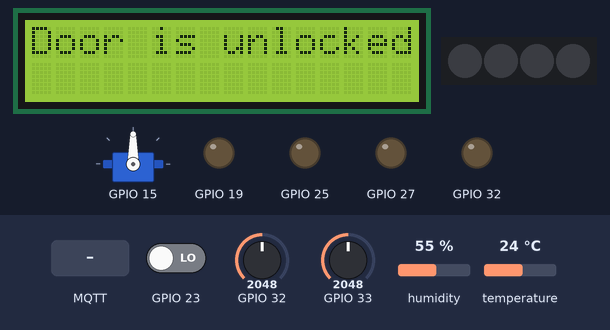
A program run on a simulated ESP32. On the bench: servo, 16×2 character LCD, 4 RGB LEDs in strip order, left to right, output pins drawn as LEDs (lit = HIGH). The inputs (shaded band) are chosen by the test bench; at power-on: GPIO 33 = 2048, GPIO 23 LOW, GPIO 32 = 2048, humidity 55 %, temperature 24 °C. The local clock reads 2024-03-15 10:24:30 at power-on unless the program sets it; random numbers use the default seed unless the program sets one; no MQTT or app messages arrive unless stated; what the program prints to the serial monitor is not drawn.

Above: at 1.86 s.
At 3.0 s:
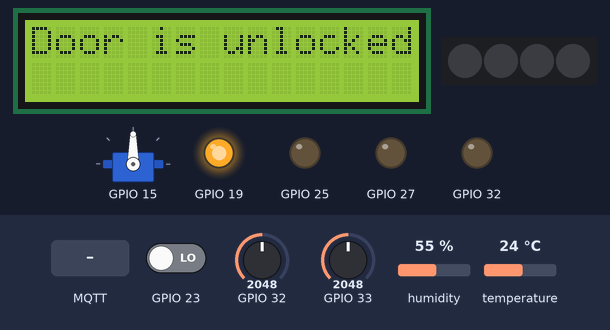
3.1 s: GPIO 33 set to 1228
15.1 s: MQTT message "1" arrives on the first subscribed topic
Timing chart, 0 to 18.1 s (numbered marks = the images above; inputs shaded):
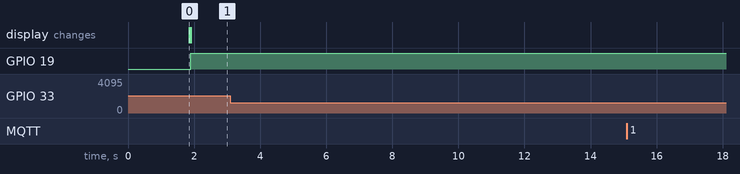

The program:

main.cpp
```cpp
#include <Arduino.h>
#include "global.h"
#include "MQTT.h"
#include "tasks.h"
#include "sensors.h"


void setup() {
  Serial.begin(115200);
  connectWifi();
  configTime(gmtOffset_sec, daylightOffset_sec, ntpServer);
  if (!getLocalTime(&currentTime)) {
    Serial.println("Failed to obtain time");
  }
  setupMQTT();
  pinSetup();
  setUpMQ2();
  // Initialize I2C
  Serial.println("I2C initialized");

  lcd.init();
  lcd.backlight();
  doorDevice.LCD_display();
  Serial.println("current time: " + String(currentTime.tm_hour) + ":" + String(currentTime.tm_min));
  doorQueue = xQueueCreate(10, sizeof(EventData));
  ledQueue = xQueueCreate(10, sizeof(EventData));
  fanQueue = xQueueCreate(10, sizeof(EventData));
  buzzerQueue = xQueueCreate(10, sizeof(EventData));
  QueueHandle_t queues[] = {fanQueue,ledQueue, doorQueue, buzzerQueue};
  queueMappings[0] = {&fanDevice, fanQueue, xSemaphoreCreateMutex()};
  queueMappings[1] = {&ledDevice, ledQueue, xSemaphoreCreateMutex()};
  queueMappings[2] = {&doorDevice, doorQueue, xSemaphoreCreateMutex()};
  queueMappings[3] = {&buzzerDevice, buzzerQueue, xSemaphoreCreateMutex()};
    // Kiểm tra xem hàng đợi và mutex có được khởi tạo thành công không
  for (int i = 0; i < DEVICECOUNT; i++) {
      if (queueMappings[i].queue == NULL || queueMappings[i].mutex == NULL) {
          Serial.printf("Failed to create queue or mutex for device[%d]\n", i);
          while (true); // Dừng chương trình nếu không thể tạo hàng đợi hoặc mutex
      }
  }
  publishQueue = xQueueCreate(20, sizeof(PublishData));
  if (publishQueue == NULL) {
    Serial.println("Failed to create publish queue");
  }
  xTaskCreate(deviceTask, "DoorTask", 2048, &queueMappings[DOORQUEUE], 1, NULL);
  xTaskCreate(deviceTask, "FanTask", 2048, &queueMappings[FANQUEUE], 1, NULL);
  xTaskCreate(deviceTask, "LEDTask", 2048, &queueMappings[LEDQUEUE], 1, NULL);
  xTaskCreate(deviceTask, "BuzzerTask", 2048, &queueMappings[BUZZERQUEUE], 1, NULL);
  xTaskCreate(TimerTask, "TimerTask", 2048, queueMappings, 1, NULL);
  xTaskCreate(AutoUpdateTask, "AutoUpdateTask", 2048, queueMappings, 1, NULL);
  xTaskCreate(sensorTask, "SensorTask", 4096, NULL, 1, NULL);
  xTaskCreate(mqttTask, "MQTTTask", 6144, NULL, 2, NULL);

}

void loop() {
}


// SERVO TEST
// #include <ESP32Servo.h>
// #include <Arduino.h>
// #define SERVO_PIN 15

// class Door {
//     private:
//         Servo servo;
//         bool status;
//     public:
//         Door() : status(false) {
//             servo.attach(SERVO_PIN);
//         }
//         void control() {
//             Serial.println("Door status: " + String(status));
//             if (status) {
//                 servo.write(90);
//             } else {
//                 servo.write(0);
//             }

//             // delay(100);
//         }
//         void setStatus(bool s) { status = s; }
// };

// Door door;

// void setup() {
//     Serial.begin(115200);
//     door.setStatus(true); // Test mở cửa
//     door.control();
//     delay(2000);
//     door.setStatus(false); // Test đóng cửa
//     door.control();
// }

// void loop() {}


/**
 * ESP32 Fan Control Serial Test using LEDC
 *
 * Chương trình này kiểm tra điều khiển quạt sử dụng PWM thông qua LEDC trên ESP32
 * - Nhập lệnh qua Serial Monitor để điều khiển quạt
 * - "ON" để bật quạt
 * - "OFF" để tắt quạt
 * - "SPEED x" để điều chỉnh tốc độ (x: 0-100)
 */

//  #include <Arduino.h>

//  // Cài đặt chân
//  #define FAN_PIN 27       // Chân điều khiển quạt (thay đổi nếu cần)

//  // Cài đặt LEDC cho quạt
//  #define FAN_CHANNEL 1    // Kênh LEDC
//  #define FAN_FREQ 5000    // Tần số PWM (5kHz)
//  #define FAN_RES 8        // Độ phân giải (8 bit: 0-255)

//  // Biến toàn cục
//  bool fanStatus = false;  // Trạng thái quạt (tắt ban đầu)
//  int fanSpeed = 50;       // Tốc độ quạt (0-100%)

//  void controlFan() {
//    // Điều khiển quạt dựa trên trạng thái và tốc độ
//    if (fanStatus) {
//      int pwmValue = map(fanSpeed, 0, 100, 0, 255);
//      ledcWrite(FAN_CHANNEL, pwmValue);
//      Serial.println("Fan ON - Speed: " + String(fanSpeed) + "% (PWM: " + String(pwmValue) + ")");
//    } else {
//      ledcWrite(FAN_CHANNEL, 0);
//      Serial.println("Fan OFF");
//    }
//  }

//  void setup() {
//    // Khởi tạo Serial Monitor
//    Serial.begin(115200);
//    while (!Serial) {
//      ; // Đợi cho Serial sẵn sàng
//    }

//    Serial.println("\n\n----- ESP32 Fan Control Test -----");

//    // Cấu hình LEDC
//    ledcSetup(FAN_CHANNEL, FAN_FREQ, FAN_RES);
//    ledcAttachPin(FAN_PIN, FAN_CHANNEL);

//    // Ban đầu, quạt tắt
//    ledcWrite(FAN_CHANNEL, 0);

//    Serial.println("Fan initialized on pin " + String(FAN_PIN));
//    Serial.println("Available commands:");
//    Serial.println("  ON - Turn fan on");
//    Serial.println("  OFF - Turn fan off");
//    Serial.println("  SPEED x - Set fan speed (x: 0-100)");
//    Serial.println("  TEST - Run test sequence");
//    Serial.println("------------------------------------");
//  }

//  void runTestSequence() {
//    Serial.println("Running test sequence...");

//    // Tắt quạt
//    fanStatus = false;
//    controlFan();
//    delay(1000);

//    // Bật quạt với tốc độ tăng dần
//    fanStatus = true;
//    for (int i = 0; i <= 100; i += 10) {
//      fanSpeed = i;
//      controlFan();
//      delay(1000);
//    }

//    // Giảm tốc độ dần
//    for (int i = 100; i >= 0; i -= 10) {
//      fanSpeed = i;
//      controlFan();
//      delay(1000);
//    }

//    // Tắt quạt
//    fanStatus = false;
//    controlFan();

//    Serial.println("Test sequence completed.");
//  }

//  void processCommand(String command) {
//    command.trim();
//    command.toUpperCase();

//    if (command == "ON") {
//      fanStatus = true;
//      controlFan();
//    }
//    else if (command == "OFF") {
//      fanStatus = false;
//      controlFan();
//    }
//    else if (command.startsWith("SPEED ")) {
//      int newSpeed = command.substring(6).toInt();
//      if (newSpeed >= 0 && newSpeed <= 100) {
//        fanSpeed = newSpeed;
//        Serial.println("Setting speed to " + String(fanSpeed) + "%");
//        if (fanStatus) {
//          controlFan();
//        }
//      } else {
//        Serial.println("Error: Speed must be between 0 and 100");
//      }
//    }
//    else if (command == "TEST") {
//      runTestSequence();
//    }
//    else {
//      Serial.println("Unknown command: " + command);
//      Serial.println("Available commands: ON, OFF, SPEED x, TEST");
//    }
//  }

//  void loop() {
//    // Kiểm tra nếu có dữ liệu từ Serial
//    if (Serial.available() > 0) {
//      String command = Serial.readStringUntil('\n');
//      processCommand(command);
//    }

//    // Không cần delay vì chúng ta đang đợi input từ Serial
//  }
```
